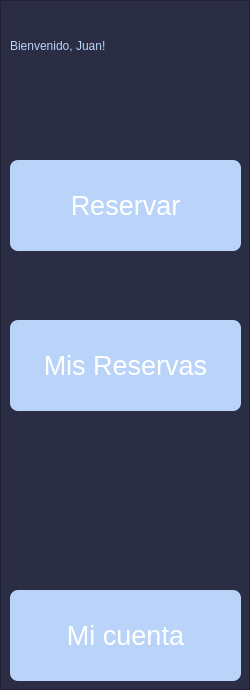
     <widget class="QFrame" name="fr_menu">
      <property name="minimumSize">
       <size>
        <width>250</width>
        <height>0</height>
       </size>
      </property>
      <property name="maximumSize">
       <size>
        <width>250</width>
        <height>16777215</height>
       </size>
      </property>
      <property name="styleSheet">
       <string notr="true">background-color: rgb(43, 45, 69);</string>
      </property>
      <property name="frameShape">
       <enum>QFrame::StyledPanel</enum>
      </property>
      <property name="frameShadow">
       <enum>QFrame::Raised</enum>
      </property>
      <widget class="QLabel" name="l_bienvenida">
       <property name="geometry">
        <rect>
         <x>10</x>
         <y>30</y>
         <width>231</width>
         <height>31</height>
        </rect>
       </property>
       <property name="styleSheet">
        <string notr="true">font: 16pt &quot;Noto Sans&quot;;
color: rgb(185, 212, 248)</string>
       </property>
       <property name="text">
        <string>Bienvenido, Juan!</string>
       </property>
      </widget>
      <widget class="QPushButton" name="bt_reservar">
       <property name="geometry">
        <rect>
         <x>10</x>
         <y>160</y>
         <width>231</width>
         <height>91</height>
        </rect>
       </property>
       <property name="font">
        <font>
         <pointsize>20</pointsize>
        </font>
       </property>
       <property name="styleSheet">
        <string notr="true">QPushButton {
	border-radius: 8px;
	background-color: rgb(185, 212, 248);
	color: rgb(255, 255, 255);
}

QPushButton:hover{
	
	background-color: rgb(101, 155, 219);
}</string>
       </property>
       <property name="text">
        <string>Reservar</string>
       </property>
       <property name="autoDefault">
        <bool>false</bool>
       </property>
      </widget>
      <widget class="QPushButton" name="bt_mis_reservas">
       <property name="geometry">
        <rect>
         <x>10</x>
         <y>320</y>
         <width>231</width>
         <height>91</height>
        </rect>
       </property>
       <property name="font">
        <font>
         <pointsize>20</pointsize>
        </font>
       </property>
       <property name="styleSheet">
        <string notr="true">QPushButton {
	border-radius: 8px;
	background-color: rgb(185, 212, 248);
	color: rgb(255, 255, 255);
}

QPushButton:hover{
	
	background-color: rgb(101, 155, 219);
}</string>
       </property>
       <property name="text">
        <string>Mis Reservas</string>
       </property>
       <property name="autoDefault">
        <bool>false</bool>
       </property>
      </widget>
      <widget class="QPushButton" name="bt_mi_cuenta">
       <property name="geometry">
        <rect>
         <x>10</x>
         <y>590</y>
         <width>231</width>
         <height>91</height>
        </rect>
       </property>
       <property name="font">
        <font>
         <pointsize>20</pointsize>
        </font>
       </property>
       <property name="styleSheet">
        <string notr="true">QPushButton {
	border-radius: 8px;
	background-color: rgb(185, 212, 248);
	color: rgb(255, 255, 255);
}

QPushButton:hover{
	
	background-color: rgb(101, 155, 219);
}</string>
       </property>
       <property name="text">
        <string>Mi cuenta</string>
       </property>
       <property name="icon">
        <iconset>
         <normaloff>../resources/acount_icon.png</normaloff>../resources/acount_icon.png</iconset>
       </property>
       <property name="iconSize">
        <size>
         <width>40</width>
         <height>40</height>
        </size>
       </property>
       <property name="autoDefault">
        <bool>false</bool>
       </property>
      </widget>
     </widget>
